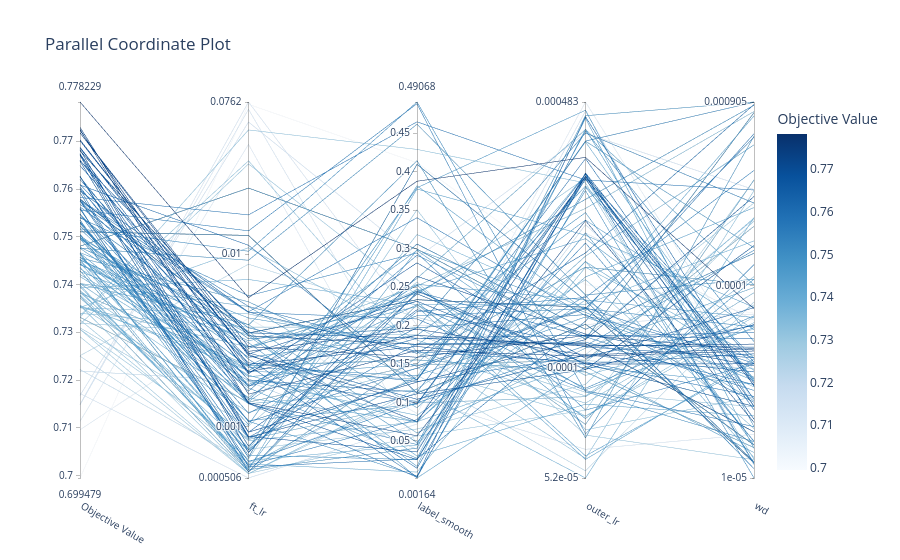

Write notebook code for a chart like this one.
### Code cell
# 3. Parallel Coordinate Plot (Visualizes high-dimensional relationships)
fig_parallel = plot_parallel_coordinate(study)
fig_parallel.show()

### Figure 1 — Plotly figure (JSON) as saved in the notebook; plotly's stock layout.template omitted (floating-point values rounded to 4 significant figures; data arrays with more than 128 entries replaced by an {"elided": "..."} marker saying what was removed)
{"data": [{"dimensions": [{"label": "Objective Value", "range": [0.6995, 0.7782], "values": {"elided": "200 float values"}}, {"label": "ft_lr", "range": [-3.296, -1.118], "ticktext": ["0.000506", "0.001", "0.01", "0.0762"], "tickvals": [-3.296, -3, -2, -1.118], "values": {"elided": "200 float values"}}, {"label": "label_smooth", "range": [0.001644, 0.4907], "values": {"elided": "200 float values"}}, {"label": "outer_lr", "range": [-4.284, -3.316], "ticktext": ["5.2e-05", "0.0001", "0.000483"], "tickvals": [-4.284, -4, -3.316], "values": {"elided": "200 float values"}}, {"label": "wd", "range": [-4.999, -3.043], "ticktext": ["1e-05", "0.0001", "0.000905"], "tickvals": [-4.999, -4, -3.043], "values": {"elided": "200 float values"}}], "labelangle": 30, "labelside": "bottom", "line": {"color": {"elided": "200 float values"}, "colorbar": {"title": {"text": "Objective Value"}}, "colorscale": [[0, "rgb(247,251,255)"], [0.125, "rgb(222,235,247)"], [0.25, "rgb(198,219,239)"], [0.375, "rgb(158,202,225)"], [0.5, "rgb(107,174,214)"], [0.625, "rgb(66,146,198)"], [0.75, "rgb(33,113,181)"], [0.875, "rgb(8,81,156)"], [1, "rgb(8,48,107)"]], "reversescale": false, "showscale": true}, "type": "parcoords"}], "layout": {"title": {"text": "Parallel Coordinate Plot"}}}
